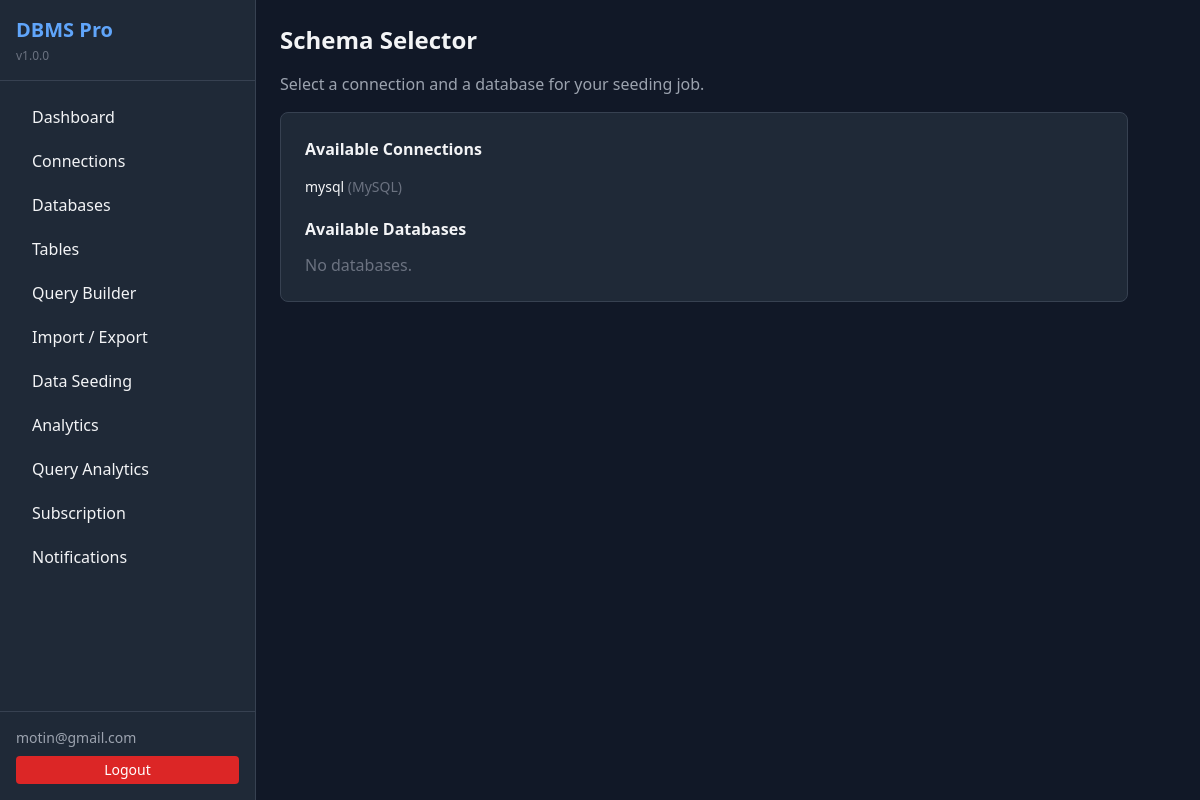
The app's page /seeding/schemas/ (signed in) with its own data.
### apps/users/models.py (models this page shows, shortened)
class User(AbstractUser):
    USER_ROLE_CHOICES = [
        ("superuser", _("Super User")),
        ("admin", _("Admin")),
        ("developer", _("Developer")),
        ("analyst", _("Analyst")),
        ("readonly", _("Read Only")),
    ]
    id = models.UUIDField(primary_key=True, default=uuid.uuid4, editable=False)
    email = models.EmailField(_("email address"), unique=True)
    role = models.CharField(max_length=20, choices=USER_ROLE_CHOICES, default="developer")
    phone = models.CharField(max_length=20, blank=True, null=True)
    company = models.CharField(max_length=100, blank=True, null=True)
    avatar = models.ImageField(upload_to="avatars/", blank=True, null=True)
    email_verified = models.BooleanField(default=False)
    two_factor_enabled = models.BooleanField(default=False)
    login_attempts = models.IntegerField(default=0)
    locked_until = models.DateTimeField(blank=True, null=True)
    last_login_ip = models.GenericIPAddressField(blank=True, null=True)
    preferences = models.JSONField(default=dict, blank=True)
    created_at = models.DateTimeField(auto_now_add=True)
    updated_at = models.DateTimeField(auto_now=True)
    USERNAME_FIELD = "email"
    REQUIRED_FIELDS = ["username"]
    class Meta:
        verbose_name = _("User")
        verbose_name_plural = _("Users")
        ordering = ["-created_at"]

### apps/connections/models.py (models this page shows, shortened)
class DatabaseConnection(models.Model):
    ENGINE_CHOICES = [
        ("mysql", _("MySQL")), ("postgresql", _("PostgreSQL")),
        ("oracle", _("Oracle")), ("mongodb", _("MongoDB")),
        ("sqlite", _("SQLite")), ("sqlserver", _("SQL Server")),
        ("mariadb", _("MariaDB")), ("cockroachdb", _("CockroachDB")),
    ]
    id = models.UUIDField(primary_key=True, default=uuid.uuid4, editable=False)
    user = models.ForeignKey("users.User", on_delete=models.CASCADE, related_name="connections")
    name = models.CharField(max_length=255)
    engine = models.CharField(max_length=30, choices=ENGINE_CHOICES)
    host = models.CharField(max_length=255, default="localhost")
    port = models.IntegerField(default=3306)
    dbname = models.CharField(max_length=255)
    username = models.CharField(max_length=255, blank=True)
    password = models.TextField(blank=True, help_text=_("Encrypted database password"))
    options = models.JSONField(default=dict, blank=True)
    query_count = models.IntegerField(default=0)
    is_active = models.BooleanField(default=True)
    last_connected = models.DateTimeField(null=True, blank=True)
    created_at = models.DateTimeField(auto_now_add=True)
    updated_at = models.DateTimeField(auto_now=True)
    class Meta:
        ordering = ["-created_at"]
        unique_together = ["user", "name"]

### apps/seeding/views.py (the view)
# urls.py: path("schemas/", views.SchemaSelectorView.as_view(), name="schema_selector"),
class SchemaSelectorView(LoginRequiredMixin, TemplateView):
    template_name = "seeding/schema_selector.html"
    def get_context_data(self, **kwargs):
        ctx = super().get_context_data(**kwargs)
        ctx["connections"] = DatabaseConnection.objects.filter(
            user=self.request.user, is_active=True
        )
        ctx["databases"] = VirtualDatabase.objects.filter(user=self.request.user)
        return ctx

### apps/core/context_processors.py (called while the page is built)
def dbms_settings(request):
    return {
        "DBMS_NAME": getattr(settings, "DBMS_NAME", "DBMS Pro"),
        "DBMS_VERSION": getattr(settings, "DBMS_VERSION", "1.0.0"),
        "DBMS_DESCRIPTION": getattr(settings, "DBMS_DESCRIPTION", "Professional Database Management System"),
    }

def user_connections(request):
    if request.user.is_authenticated:
        conns = DatabaseConnection.objects.filter(user=request.user, is_active=True)
    else:
        conns = DatabaseConnection.objects.none()
    return {"user_connections": conns}

### apps/subscription/context_processors.py (called while the page is built)
def user_subscription(request):
    from apps.subscription.models import Subscription
    if request.user.is_authenticated:
        try:
            sub = request.user.subscription
        except Subscription.DoesNotExist:
            sub = None
    else:
        sub = None
    return {"user_subscription": sub}

### templates/seeding/schema_selector.html (shortened to what this page needs)
{% extends "base.html" %}
{% block content %}
<div class="p-6 max-w-4xl">
    <h1 class="text-2xl font-bold mb-4">Schema Selector</h1>
    <p class="text-gray-400 mb-4">Select a connection and a database for your seeding job.</p>
    <div class="bg-gray-800 rounded-lg border border-gray-700 p-6 mb-4">
        <h3 class="font-semibold mb-3">Available Connections</h3>
        {% for c in connections %}<div class="py-1 text-sm">{{ c.name }} <span class="text-gray-500">({{ c.get_engine_display }})</span></div>{% empty %}<p class="text-gray-500">No connections.</p>{% endfor %}
        <h3 class="font-semibold mt-4 mb-3">Available Databases</h3>
        {% for d in databases %}<div class="py-1 text-sm">{{ d.name }} <span class="text-gray-500">({{ d.engine }})</span></div>{% empty %}<p class="text-gray-500">No databases.</p>{% endfor %}
    </div>
</div>
{% endblock %}

### templates/base.html (shortened to what this page needs)
<!DOCTYPE html>
<html lang="en">
<head>
<script src="https://cdn.tailwindcss.com"></script>
</head>
<body class="bg-gray-900 text-gray-100 min-h-screen font-sans">
<div class="flex min-h-screen">
<aside class="w-64 bg-gray-800 border-r border-gray-700 flex flex-col">
    <div class="p-4 border-b border-gray-700">
        <h1 class="text-xl font-bold text-blue-400">DBMS Pro</h1>
        <p class="text-xs text-gray-500 mt-1">v{{ DBMS_VERSION }}</p>
    </div>
    <nav class="flex-1 p-4 space-y-1 overflow-y-auto">
        <a href="{% url 'dashboard:index' %}" class="nav-link block px-4 py-2 rounded hover:bg-gray-700 {% if request.resolver_match.url_name == 'index' %}bg-gray-700{% endif %}">Dashboard</a>
        {% if user.is_authenticated %}
        <a href="{% url 'connections:list' %}" class="nav-link block px-4 py-2 rounded hover:bg-gray-700">Connections</a>
        <a href="{% url 'databases:list' %}" class="nav-link block px-4 py-2 rounded hover:bg-gray-700">Databases</a>
        <a href="{% url 'tables:tables' %}" class="nav-link block px-4 py-2 rounded hover:bg-gray-700">Tables</a>
        <a href="{% url 'query_builder:index' %}" class="nav-link block px-4 py-2 rounded hover:bg-gray-700">Query Builder</a>
        <a href="{% url 'import_export:dashboard' %}" class="nav-link block px-4 py-2 rounded hover:bg-gray-700">Import / Export</a>
        <a href="{% url 'seeding:dashboard' %}" class="nav-link block px-4 py-2 rounded hover:bg-gray-700">Data Seeding</a>
        <a href="{% url 'analytics:dashboard' %}" class="nav-link block px-4 py-2 rounded hover:bg-gray-700">Analytics</a>
        <a href="{% url 'query_analytics:dashboard' %}" class="nav-link block px-4 py-2 rounded hover:bg-gray-700">Query Analytics</a>
        <a href="{% url 'subscription:dashboard' %}" class="nav-link block px-4 py-2 rounded hover:bg-gray-700">Subscription</a>
        <a href="{% url 'notifications:list' %}" class="nav-link block px-4 py-2 rounded hover:bg-gray-700">Notifications</a>
        {% endif %}
    </nav>
    <div class="p-4 border-t border-gray-700 space-y-2">
        {% if user.is_authenticated %}
        <div class="text-sm text-gray-400">{{ user.email }}</div>
        <a href="{% url 'users:logout' %}" class="block text-center bg-red-600 hover:bg-red-500 text-white py-1 rounded text-sm">Logout</a>
        {% else %}
        <a href="{% url 'users:login' %}" class="block text-center bg-blue-600 hover:bg-blue-500 text-white py-1 rounded text-sm">Sign In</a>
        <a href="{% url 'users:signup' %}" class="block text-center bg-gray-700 hover:bg-gray-600 text-white py-1 rounded text-sm">Sign Up</a>
        {% endif %}
    </div>
</aside>
<main class="flex-1 overflow-y-auto">
    {% block content %}{% endblock %}
</main>
</div>
</body>
</html>

### records on screen
User: email "motin@gmail.com"
DatabaseConnection: name "mysql", engine "MySQL"

### other values on screen
{{ DBMS_VERSION }} "1.0.0"
